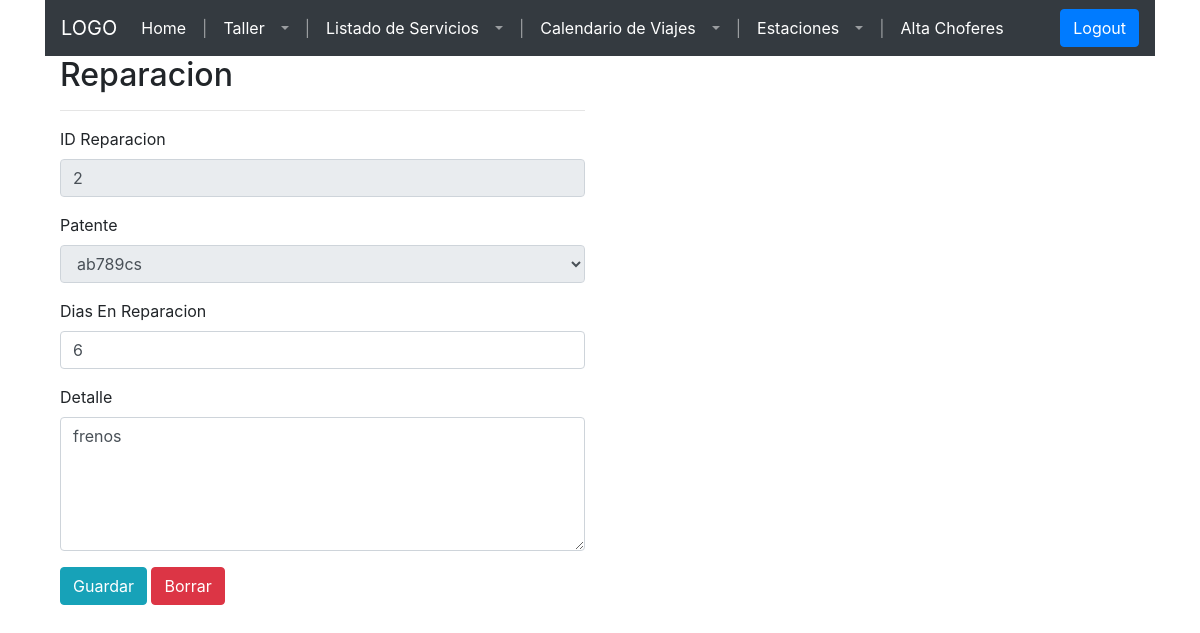
The app's page /frontend/pages/reparacion.php?edit=2 with its own data.
### tables this page shows
CREATE TABLE `reparacion` (
  `reparacion_id` int(11) NOT NULL,
  `unidad_id` int(11) NOT NULL,
  `tiempo_reparacion_dias` int(11) DEFAULT NULL,
  `detalle` varchar(255) DEFAULT NULL
);

CREATE TABLE `unidad` (
  `unidad_id` int(11) NOT NULL,
  `patente` varchar(20) DEFAULT NULL,
  `fecha_de_patentamiento` date DEFAULT NULL,
  `cantidad_de_asientos_cama` int(11) DEFAULT NULL,
  `cantidad_de_asientos_semicama` int(11) DEFAULT NULL,
  `tipo_unidad_id` int(11) NOT NULL,
  `habilitada` tinyint(1) NOT NULL DEFAULT 1
);

### frontend/pages/config/connection.php (called while the page is built, shortened)
<?php
function openConnection($username, $password){
 	$servername = "localhost";
	$conn = new mysqli($servername, $username, $password,"empresa_de_transporte");
	return $conn;
 }
 function executeQuery($sqlQuery){
 	$conn = openConnection("test", "test");
	$result = $conn->query($sqlQuery);
	return $result;
 }
?>

### frontend/pages/config/config-reparacion.php (called while the page is built, shortened)
<?php
include("connection.php");
  class Reparacion{
    public $idReparacion;
    public $idUnidad;
    public $tiempoReparacionDias;
    public $detalle;
    function __construct($idReparacion, $idUnidad, $tiempoReparacionDias, $detalle) {
        $this->idReparacion = $idReparacion;
        $this->idUnidad = $idUnidad;
        $this->tiempoReparacionDias = $tiempoReparacionDias;
        $this->detalle = $detalle;
    }
    function get_idReparacion() {
    return $this->idReparacion;
    }
    function get_idUnidad() {
    return $this->idUnidad;
    }
    function get_tiempoReparacionDias() {
    return $this->tiempoReparacionDias;
    }
    function get_detalle() {
    return $this->detalle;
    }
    function get_patente_from_unidad(){
    return getPatenteByIdUnidad($this->idUnidad);
    }
  }
    function getPatenteByIdUnidad($idUnidad){
      $sql = "SELECT  u.patente FROM `unidad` u
              WHERE u.unidad_id = ".$idUnidad;
      $result = executeQuery($sql);
      if ($result->num_rows > 0) {
        while($row = $result->fetch_assoc()) {
          $patente = $row["patente"];
        }
    } else {
        $patente = null;
      }
      return $patente;
    }
    function getReparacion($idReparacion) {
            $sql = "SELECT r.`reparacion_id`, r.`unidad_id`, r.`tiempo_reparacion_dias`, r.`detalle` FROM `reparacion` r WHERE r.`reparacion_id` = ".$idReparacion;
      $result = executeQuery($sql);
        if ($result->num_rows > 0) {
      while($row = $result->fetch_assoc()) {
        $reparacion = new Reparacion($row["reparacion_id"], $row["unidad_id"],  $row["tiempo_reparacion_dias"],  $row["detalle"]);
        }
        return $reparacion;
      } else {
        return null;
      }
    }
?>

### frontend/pages/reparacion.php (the view, shortened to what this page needs)
<?php
include("config/config-reparacion.php");
if(isset($_GET['edit'])){
  $reparacion = getReparacion($_GET['edit']);
}
?>
<!DOCTYPE html>
<html lang="en">
<head>
  <link type="text/css" rel="stylesheet" href="styles/home2.css">
  <link rel="stylesheet" href="https://maxcdn.bootstrapcdn.com/bootstrap/4.5.2/css/bootstrap.min.css">
</head>
<body>
  <div class="container" id="containerr">
    <nav class="navbar navbar-expand-sm bg-dark navbar-dark">
      <a class="navbar-brand">LOGO</a>
      <div class="navbar-nav mr-auto">
        <a class="nav-item nav-link active" href="home.html">Home</a>
        <span class="nav-item nav-link">|</span>
        <a class="nav-item dropdown active">
          <div class="btn-group btn-group-md">
            <a class="nav-item nav-link active" href="taller.php">Taller</a>
            <a class="nav-link dropdown-toggle" href="#" id="navbarDropdownTaller" data-toggle="dropdown"></a>
          </div>
        </a>
        <span class="nav-item nav-link">|</span>
        <a class="nav-item dropdown active">
          <div class="btn-group btn-group-md">
            <a class="nav-item nav-link active" href="listado-servicios.php">Listado de Servicios</a>
            <a class="nav-link dropdown-toggle" href="#" id="navbarDropdownTaller" data-toggle="dropdown"></a>
          </div>
        </a>
        <span class="nav-item nav-link">|</span>
        <a class="nav-item dropdown active">
          <div class="btn-group btn-group-md">
            <a class="nav-item nav-link active" href="calendario-viajes.html">Calendario de Viajes</a>
            <a class="nav-link dropdown-toggle" href="#" id="navbarDropdownTaller" data-toggle="dropdown"></a>
          </div>
        </a>
        <span class="nav-item nav-link">|</span>
        <a class="nav-item dropdown active">
          <div class="btn-group btn-group-md">
            <a class="nav-item nav-link active" href="estacion.php">Estaciones</a>
            <a class="nav-link dropdown-toggle" href="#" id="navbarDropdownTaller" data-toggle="dropdown"></a>
          </div>
        </a>
        <span class="nav-item nav-link">|</span>
        <a class="nav-item nav-link active" href="chofer.html">Alta Choferes</a>
      </div>
      <div>
        <a href="login.html" class="btn btn-primary">Logout</a>
      </div>
    </nav>
    <div class="container" id="main-container">
      <div class="row">
        <div class="col-md-6">
          <h2>Reparacion</h2>
          <hr>
          <form>
            <div class="form-group" id="form-reparacion-id">
              <label for="input-id-reparacion">ID Reparacion</label>
              <input class="form-control" type="text" id="input-id-reparacion" placeholder="e.g.:1234" value="<?php echo (isset($_GET['edit']))?$reparacion->get_idReparacion():'';?>" disabled />
            </div>
            <div class="form-group">
              <label for="select-patente-unidad">Patente</label>
              <select class="form-control" id="select-patente-unidad">
                <?php
                     if(isset($_GET['edit'])){
                       echo "<option value=".$reparacion->get_idUnidad()." selected >".$reparacion->get_patente_from_unidad()."</option>";
                     }
                     else if(!isset($_GET['edit'])){
                      getUnidadesParaReparar();
                     }
                ?>
              </select>
            </div>
            <div class="form-group">
              <label for="input-dias-reparacion">Dias En Reparacion</label>
              <input class="form-control" type="number" id="input-dias-reparacion" placeholder="0" value="<?php echo (isset($_GET['edit']))?$reparacion->get_tiempoReparacionDias():'';?>" />
            </div>
            <div class="form-group">
              <label for="input-detalle">Detalle</label>
              <textarea class="form-control" rows="5" id="input-detalle"
              placeholder="Detalle reparacion ..."><?php echo (isset($_GET['edit']))?$reparacion->get_detalle():'';?></textarea>
            </div>
            <div class="form-group">
              <input type="button" class="btn btn-info boton-save-reparacion" value="Guardar">
              <input type="button" class="btn btn-danger boton-delete-reparacion" value="Borrar">
            </div>
          </form>
        </div>
      </div>
    </div>
  </div>
</body>

### frontend/pages/styles/home2.css (style rules this page uses)
body { font-size: 15px; font-family: Arial, Helvetica, sans-serif; }
#main-container { width: 100%; height: 500px; }

### records on screen
reparacion: reparacion_id "2", unidad.patente "ab789cs", tiempo_reparacion_dias "6", detalle "frenos"
